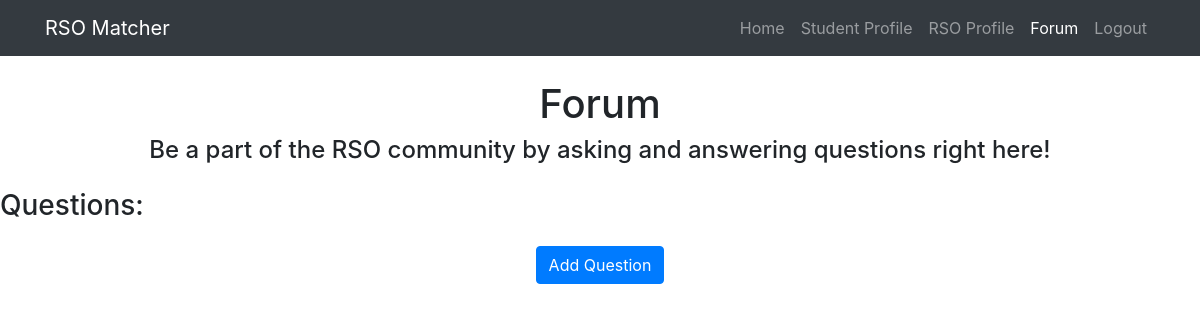
Page /RSOMatcher/forum.php (signed in) on the earlier database version.
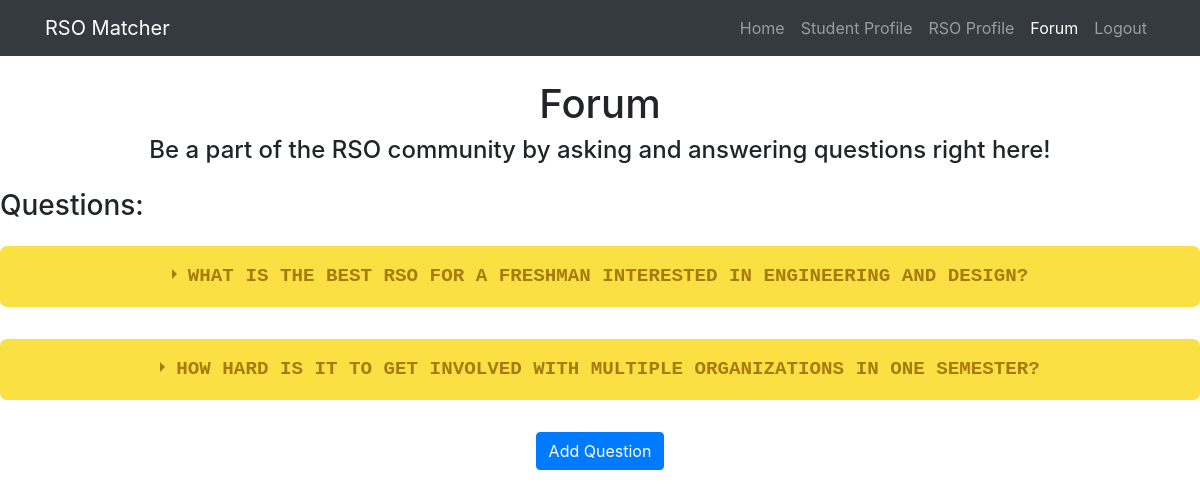
Same page on the later database version.
### tables this page shows
CREATE TABLE `questions` (
  `q_id` int(11) NOT NULL,
  `q_title` text NOT NULL
);

### RSOMatcher/forum.php (the view, shortened to what this page needs)
<?php
if(isset($_SESSION['sig']))
{
        $logbutton = "Logout";
        $logdata = "logout.php";
} else {
        $logbutton = "Login";
        $logdata = "login.php";
}
?>
<!DOCTYPE html>
<html lang="en">
<head>
  <link href="css/bootstrap.min.css" rel="stylesheet">
</head>
<body>
  <nav class="navbar navbar-expand-lg navbar-dark bg-dark static-top">
    <div class="container">
      <a class="navbar-brand" href="index.php">RSO Matcher</a>
      <div class="collapse navbar-collapse" id="navbarResponsive">
        <ul class="navbar-nav ml-auto">
          <li class="nav-item">
            <a class="nav-link" href="index.php">Home</a>
          </li>
          <li class="nav-item">
            <a class="nav-link" href="studentprofile.php">Student Profile</a>
          </li>
          <li class="nav-item">
            <a class="nav-link" href="rsoprofile.php">RSO Profile</a>
          </li>
          <li class="nav-item active">
            <a class="nav-link" href="forum.php">Forum</a>
          </li>
          <li class="nav-item">
            <a class="nav-link" href=<?php echo"$logdata"?>><?php echo"$logbutton"?></a>
          </li>
        </ul>
      </div>
    </div>
  </nav>
  <h1 class="text-center mt-4">Forum</h4>
  <h4 class="text-center mb-4">Be a part of the RSO community by asking and answering questions right here!</h6>
<h3 class="text mb-4">Questions:</h6>
<?php
include('db_login.php');
$query=mysqli_query($link, "SELECT * from questions");
while($newrow = mysqli_fetch_assoc($query)) {
?>
  <div class="wrap-collabsible">
    <label for=<?php echo $newrow['q_id'] ?> class="lbl-toggle"><?php echo $newrow['q_title'] ?></label>
  </div>
  <br>
<?php
}
 ?>
<center>
<button type="button" class="btn btn-primary" data-toggle="modal" data-target="#addQ" data-whatever="@getbootstrap">Add Question</button>
</body>
</html>

Differences in the rows shown:
added questions: q_title "WHAT IS THE BEST RSO FOR A FRESHMAN INTERESTED IN ENGINEERING AND DESIGN?"
added questions: q_title "HOW HARD IS IT TO GET INVOLVED WITH MULTIPLE ORGANIZATIONS IN ONE SEMESTER?"
